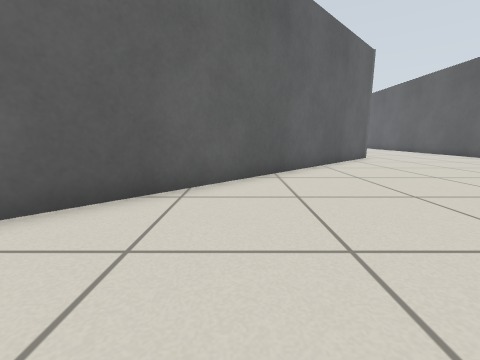
[1] (above)

16 first-person views from a walk through a robot-simulator world made for Gazebo. The camera is 0.5 m above the floor, tilts 10° down and sees 90° across. The floor is counted in squares, 0.5 m on a side. Each view is taken from the middle of a square. On the plan, view 1 faces up. The plan holds only what a view shows up to about 10 squares ahead; the rest is blank. The robots in the file are not drawn.

[2]
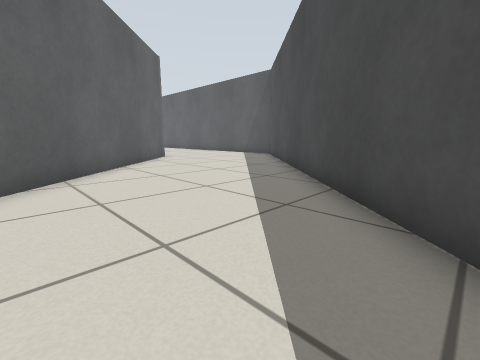

[3]
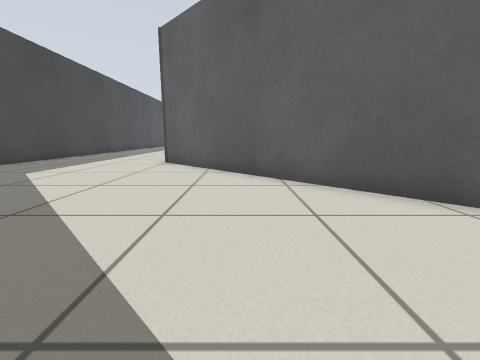

[4]
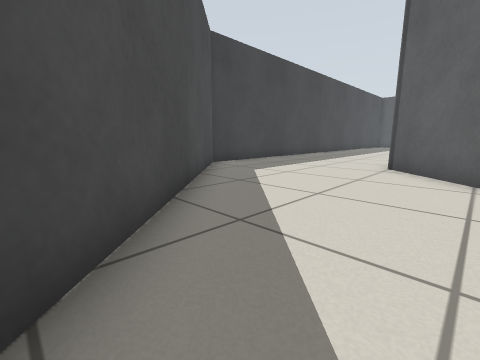

[5]
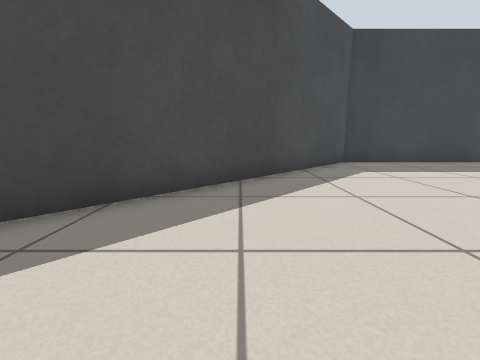

[6]
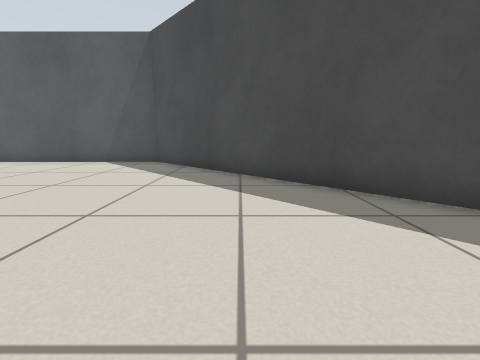

[7]
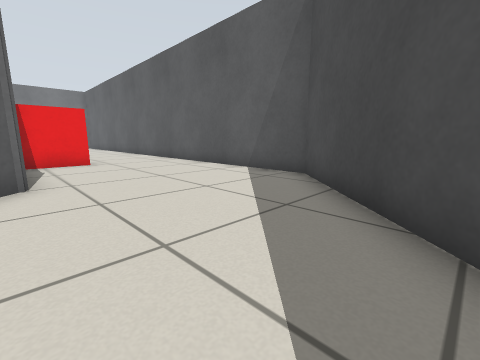

[8]
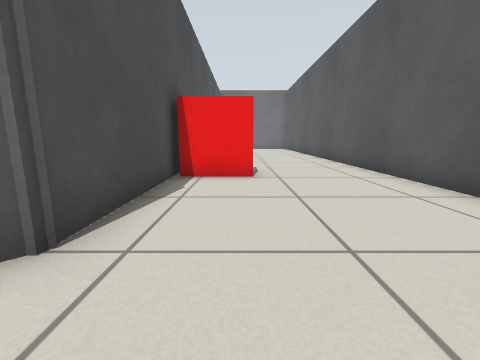

[9]
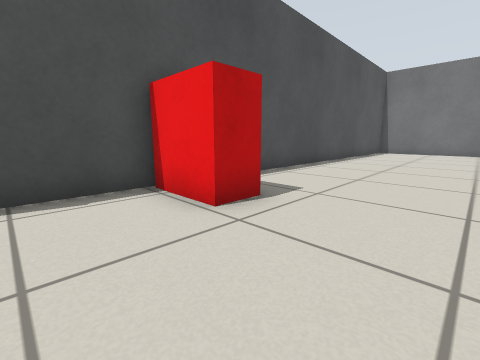

[10]
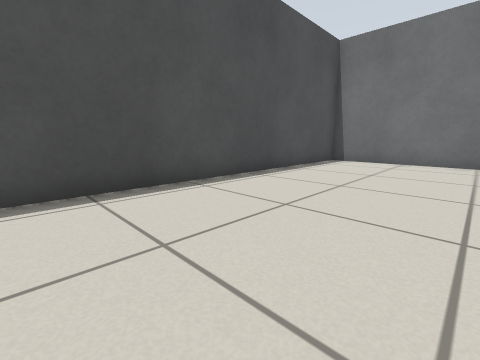

[11]
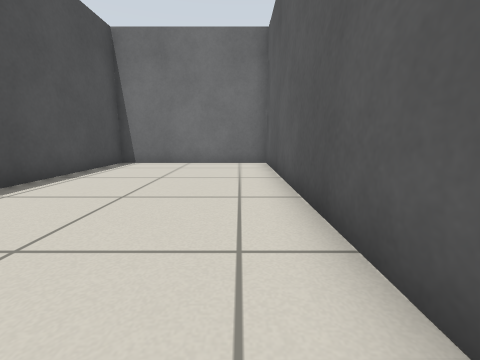

[12]
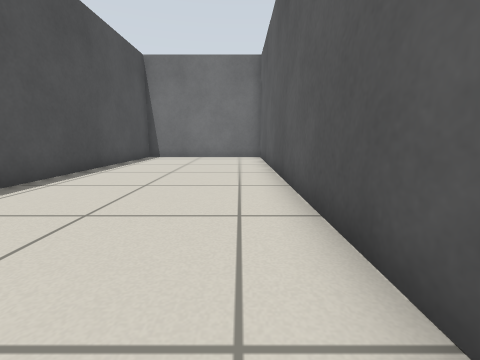

[13]
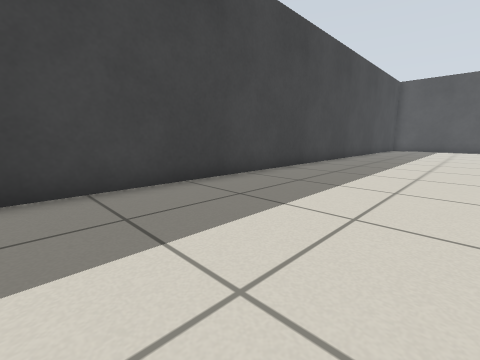

[14]
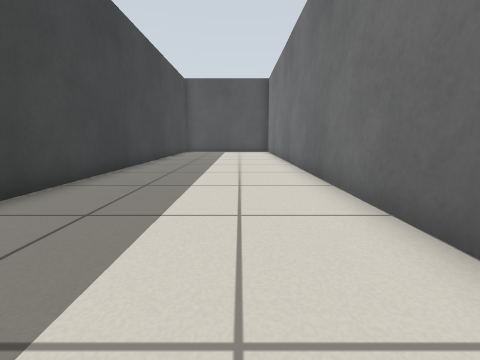

[15]
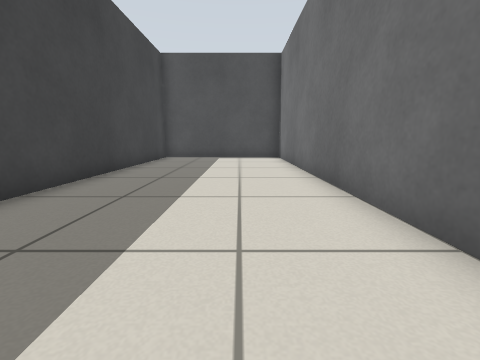

[16]
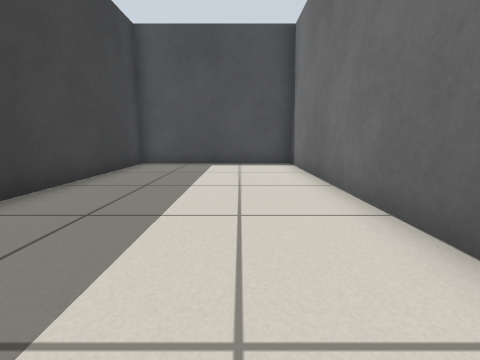

### Floor plan
Points are (right, up) in squares from view 1. A wall is a line through its corners. A room is listed if a view was taken in it or the views show most of it. See-through windows are left out.
Room 1 (views 1, 2, 3, 4, 5, 6, 7, 8, 9, 10, 11, 12, 13, 14, 15, 16)
walls: (4.9, 10.6) (-7.9, -2.1); (-11.9, -2) (-27.4, -2) (-27.4, -7.8) (-5.2, -7.8) (12.1, 9.5) (12.1, 31.6) (6.3, 31.6) (6.3, 12) (5.9, 11.7)
objects: red box (7, 16) to (8, 17)

Positions as (right, up) in squares from view 1, and headings:
1: (0, 0), facing up
2: (0, 0), facing up-right
3: (2, 1), facing left
4: (1, 0), facing down-left
5: (-1, 2), facing down
6: (2, 6), facing right
7: (6, 6), facing up-right
8: (8, 10), facing up
9: (11, 14), facing up-left
10: (11, 21), facing up-left
11: (11, 22), facing up
12: (11, 19), facing up
13: (-6, -3), facing down-left
14: (-10, -4), facing left
15: (-15, -4), facing left
16: (-18, -4), facing left
